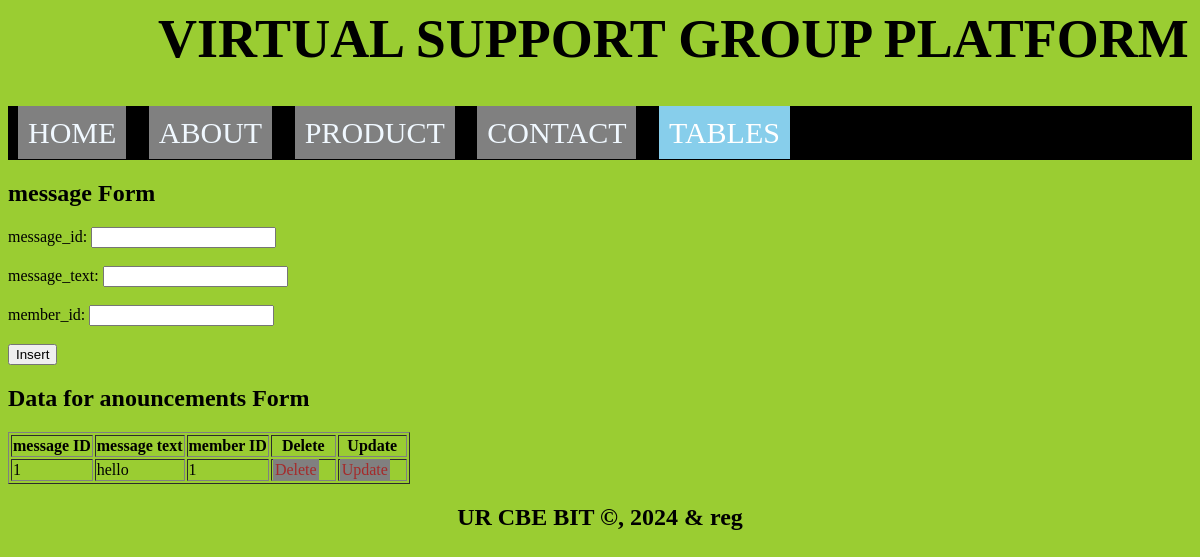
The app's page /2/messages.php with its own data.
### tables this page shows
CREATE TABLE `messages` (
  `message_id` int(11) NOT NULL,
  `message_text` text DEFAULT NULL,
  `member_id` int(11) DEFAULT NULL
);

### 2/messages.php (the view, shortened to what this page needs)
<html lang="en">
<head>
  <link rel="stylesheet" type="text/css" href="style.css" title="style 1" media="screen, tv, projection, handheld, print"/>
<header>
</head>
<body bgcolor="yellowgreen">
    <h1 style="margin-left: 150px; font-size: 54px;">VIRTUAL SUPPORT GROUP PLATFORM</h1>
    <div class="navbar-links" style="margin-top: 10px; font-size: 30px; background-color: black; color: white; padding: 10px;">
        <a href="home.html" style="color: aliceblue;">HOME</a>
        <a href="service.html" style="color: aliceblue;">ABOUT</a>
        <a href="about.html" style="color: aliceblue;">PRODUCT</a>
        <a href="contact.html" style="color: aliceblue;">CONTACT</a>
        <div class="dropdown">
            <a href="#" style="padding: 10px; color: white; background-color: skyblue; text-decoration: none;">TABLES</a>
        </div>
    </div>
<section>
<h1>message Form</h1>
    <form method="post" onsubmit="return confirmInsert();">
        <label for="message_id">message_id:</label>
        <input type="number" id="message_id" name="message_id"><br><br>
        <label for="message_text">message_text:</label>
        <input type="text" id="message_text" name="message_text" required><br><br>
        <label for="member_id">member_id:</label>
        <input type="number" id="member_id" name="member_id" required><br><br>
        <input type="submit" name="add" value="Insert">
    </form>
<h2>Data for anouncements Form</h2>
    <table border="1">
        <tr>
            <th>message ID</th>
            <th>message text</th>
            <th>member ID</th>
            <th>Delete</th>
            <th>Update</th>
        </tr>
        <?php
        include('connection.php');
        $sql = "SELECT * FROM messages";
        $result = $connection->query($sql);
        if ($result->num_rows > 0) {
            while ($row = $result->fetch_assoc()) {
                $message_id = $row['message_id'];
                echo "<tr>
                    <td>" . $row['message_id'] . "</td>
                    <td>" . $row['message_text'] . "</td>
                    <td>" . $row['member_id'] . "</td>
                    <td><a style='padding:2px' href='delete_messages.php?message_id=$message_id'>Delete</a></td>
                    <td><a style='padding:2px' href='update_messages.php?message_id=$message_id'>Update</a></td>
                </tr>";
            }
        } else {
            echo "<tr><td colspan='7'>No data found</td></tr>";
        }
        ?>
    </table>
  </body>
<footer>
  <center>
    <b><h2>UR CBE BIT &copy, 2024 & reg</h2></b>
  </center>
</footer>
</body>
</html>

### 2/style.css (style rules this page uses)
.dropdown { position: relative; display: inline-block; }

### 2/messages.php (style rules this page uses)
a { padding: 10px; color: white; background-color: grey; text-decoration: none; margin-right: 15px; }
a:link { color: brown; }

### records on screen
messages: message_id "1", message_text "hello", member "1"
